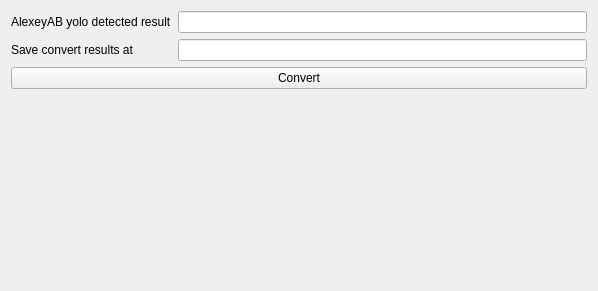
<?xml version="1.0" encoding="UTF-8"?>
<ui version="4.0">
 <class>convert_yolo_detect_results</class>
 <widget class="QWidget" name="convert_yolo_detect_results">
  <property name="geometry">
   <rect>
    <x>0</x>
    <y>0</y>
    <width>598</width>
    <height>291</height>
   </rect>
  </property>
  <property name="windowTitle">
   <string>Form</string>
  </property>
  <layout class="QVBoxLayout" name="verticalLayout">
   <item>
    <layout class="QGridLayout" name="gridLayout">
     <item row="0" column="0">
      <widget class="QLabel" name="label">
       <property name="sizePolicy">
        <sizepolicy hsizetype="Maximum" vsizetype="Preferred">
         <horstretch>0</horstretch>
         <verstretch>0</verstretch>
        </sizepolicy>
       </property>
       <property name="text">
        <string>AlexeyAB yolo detected result</string>
       </property>
      </widget>
     </item>
     <item row="0" column="1">
      <widget class="QLineEdit" name="lineEditYoloDetectResult"/>
     </item>
     <item row="1" column="0">
      <widget class="QLabel" name="label_2">
       <property name="sizePolicy">
        <sizepolicy hsizetype="Maximum" vsizetype="Preferred">
         <horstretch>0</horstretch>
         <verstretch>0</verstretch>
        </sizepolicy>
       </property>
       <property name="text">
        <string>Save convert results at</string>
       </property>
      </widget>
     </item>
     <item row="1" column="1">
      <widget class="QLineEdit" name="lineEditSaveResultsAt"/>
     </item>
    </layout>
   </item>
   <item>
    <widget class="QPushButton" name="pushButtonConvert">
     <property name="text">
      <string>Convert</string>
     </property>
    </widget>
   </item>
   <item>
    <spacer name="verticalSpacer">
     <property name="orientation">
      <enum>Qt::Vertical</enum>
     </property>
     <property name="sizeHint" stdset="0">
      <size>
       <width>20</width>
       <height>187</height>
      </size>
     </property>
    </spacer>
   </item>
  </layout>
 </widget>
 <resources/>
 <connections/>
</ui>
